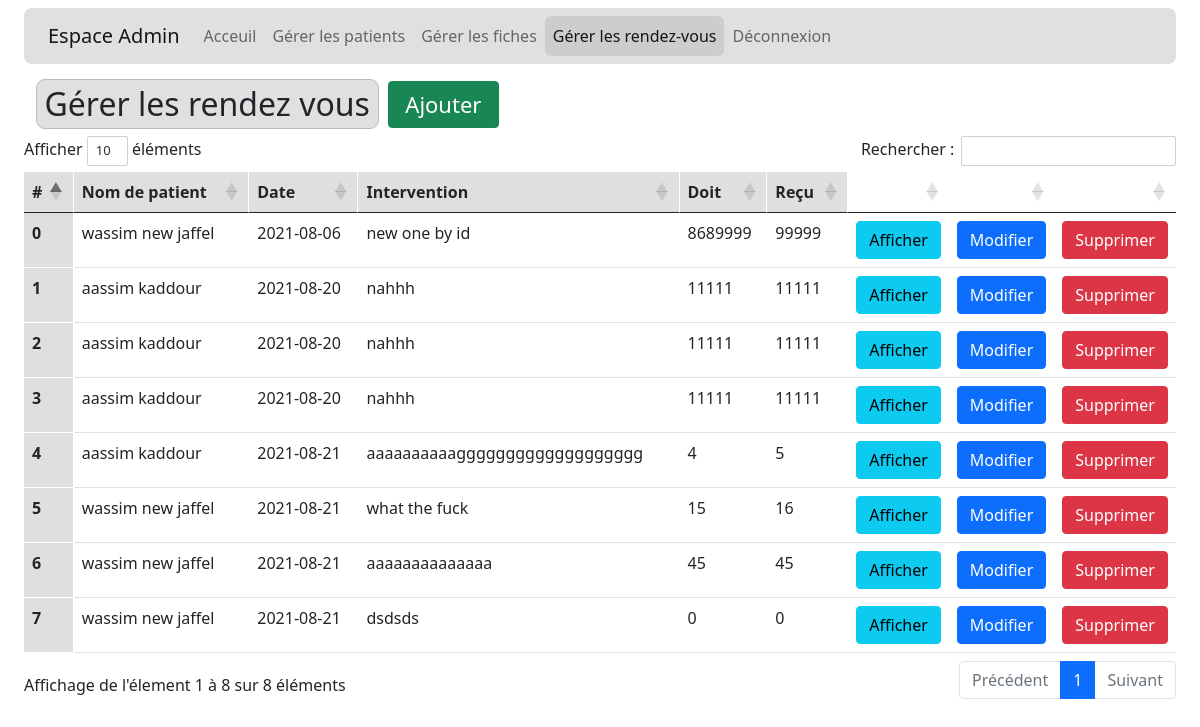
Page /manage_appointment/index.php (signed in) on the committed database.
### tables this page shows
CREATE TABLE `rendez_vous` (
  `id` int(11) NOT NULL,
  `id_patient` int(11) NOT NULL,
  `date` date DEFAULT NULL,
  `intervention` varchar(45) DEFAULT NULL,
  `doit` int(11) NOT NULL,
  `recu` int(11) DEFAULT NULL
);

CREATE TABLE `patient` (
  `id` int(11) NOT NULL,
  `nom` varchar(45) NOT NULL,
  `prenom` varchar(45) NOT NULL,
  `date_de_naissance` date NOT NULL,
  `adresse` varchar(45) DEFAULT NULL,
  `tel` varchar(45) DEFAULT NULL,
  `profession` varchar(45) DEFAULT NULL
);

### src/services/appointment_service.php (called while the page is built, shortened)
<?php
include($_SERVER["DOCUMENT_ROOT"]."/src/models/appointment.php");
class appointment_service
{
    protected $_db;
    public function __construct(PDO $db)
    {
        $this->_db = $db;
    }
    public function getAll()
    {
        include("patient_service.php");
        $patient_service = new patient_service($this->_db);
        $sql="SELECT * FROM `rendez_vous`";
        $result = $this->_db->query($sql);
        $appointments = [];
        while($donneee=$result->fetch()){
            $patient = $patient_service->getById($donneee['id_patient']);
            $_appointment = new appointment($donneee['id'],$patient,$donneee['date'],$donneee['intervention'],$donneee['doit'],$donneee['recu']);
            array_push($appointments,$_appointment);
        }
        return $appointments;
    }
}

### src/services/patient_service.php (called while the page is built, shortened)
<?php
include($_SERVER["DOCUMENT_ROOT"]."/src/models/patient.php");
class patient_service
{
    protected $_db;
    public function __construct(PDO $db)
    {
        $this->_db = $db;
    }
    public function getById($id)
    {
        $sql="SELECT * FROM patient WHERE id=$id";
        $result = $this->_db->query($sql);
        while($donneee=$result->fetch()){
            $_patient = new patient($donneee['id'],$donneee['nom'],$donneee['prenom'],$donneee['date_de_naissance'],$donneee['adresse'],$donneee['tel'],$donneee['profession']);
        }
        return $_patient;
    }
}

### src/models/appointment.php (called while the page is built, shortened)
<?php
class appointment
{
    protected $id;
    protected $patient;
    protected $date;
    protected $intervention;
    protected $doit;
    protected $recu;
    public function __construct($id, $patient, $date,$intervention,$doit,$recu)
    {
       $this->id = $id;
       $this->patient = $patient;
       $this->date = $date;
       $this->intervention = $intervention;
       $this->doit = $doit;
       $this->recu = $recu;
    }
    public function getId()
    {
        return $this->id;
    }
    public function getpatient()
    {
        return $this->patient;
    }
    public function getDate()
    {
        return $this->date;
    }
    public function getIntervention()
    {
        return $this->intervention;
    }
    public function getDoit()
    {
        return $this->doit;
    }
    public function getRecu()
    {
        return $this->recu;
    }
}
?>

### src/models/patient.php (called while the page is built, shortened)
<?php
class patient
{
    protected $first_name;
    protected $last_name;
    public function __construct($id, $first_name, $last_name,$anniversary,$address,$tel,$work)
    {
       $this->first_name = $first_name;
       $this->last_name = $last_name;
    }
    public function getFirst_name()
    {
        return $this->first_name;
    }
    public function getLast_name()
    {
        return $this->last_name;
    }
}
?>

### manage_appointment/index.php (the view, shortened to what this page needs)
<?php
include("../src/services/appointment_service.php");
include('../db/config.php');
?>
<!DOCTYPE html>
<html lang="fr">
<head>
    <link href="https://cdn.jsdelivr.net/npm/bootstrap@5.1.0/dist/css/bootstrap.min.css" rel="stylesheet"
>
    <link href="../assets/style.css" rel="stylesheet">
    <link href="https://cdn.datatables.net/1.10.25/css/dataTables.bootstrap5.min.css" rel="stylesheet"
>
</head>
<body>
    <nav class="navbar navbar-light " aria-label="First navbar example">
        <div class="container-fluid">
            <div class="row" style="width: 100%;margin: auto;">
                <div class="col-md-12 col-lg-12">
                    <nav class="navbar navbar-expand-lg navbar-light bg-light" style="
    background-color: #d6d6d6bf !important;
    border-radius: 8px;
">
                        <div class="container-fluid">
                            <a class="navbar-brand" href="/">Espace Admin</a>
                            <div class="collapse navbar-collapse" id="navbarSupportedContent">
                                <ul class="navbar-nav me-auto mb-2 mb-lg-0">
                                    <li class="nav-item">
                                        <a class="nav-link" aria-current="page" href="/">Acceuil</a>
                                    </li>
                                    <li class="nav-item">
                                        <a class="nav-link " href="/manage_patient/">Gérer les patients</a>
                                    </li>
                                    <li class="nav-item">
                                        <a class="nav-link" href="/manage_fiche/">Gérer les fiches</a>
                                    </li>
                                    <li class="nav-item">
                                        <a class="nav-link active" href="/manage_appointment/">Gérer les rendez-vous</a>
                                    </li>
                                    <li class="nav-item">
                                        <a class="nav-link" href="/logout.php">Déconnexion</a>
                                    </li>
                                </ul>
                            </div>
                        </div>
                    </nav>
                </div>
            </div>
        </div>
    </nav>
    <div class="row" style="width: 98%;margin: auto;">
        <div class="col-md-12 col-lg-12">
            <div class="row" style="width: 98%;margin: auto;">
                <h2
                    style="width: fit-content;margin-bottom: 7px;margin-top: 7px;background-color: #e0e0e0;padding: 5px 8px;border-radius: 9px;border: 1px solid #bababa;float: left;">
                    Gérer les rendez vous</h2>
                <a href="add_appointment.php" class="btn btn-success"
                    style="width: 111px;float: right;height: fit-content;font-size: 22px;margin-left: 11px;margin: auto 9px;">Ajouter</a>
            </div>
            <table id="appointmentTable" class="table" style=" margin-top: 37px; ">
                <thead>
                    <tr>
                        <th scope="col">#</th>
                        <th scope="col">Nom de patient</th>
                        <th scope="col">Date</th>
                        <th scope="col">Intervention</th>
                        <th scope="col">Doit</th>
                        <th scope="col">Reçu</th>
                        <th scope="col" style="width: 5%;"></th>
                        <th scope="col" style="width: 5%;"></th>
                        <th scope="col" style="width: 5%;"></th>
                    </tr>
                </thead>
                <tbody>
                    <?php $appointment_service = new appointment_service($db);
            $list_appointment = $appointment_service->getAll();
            for ($i=0; $i < count($list_appointment); $i++) {
            ?>
                    <tr>
                        <th scope="row"><?php echo $i; ?></th>
                        <td><?php print($list_appointment[$i]->getpatient()->getFirst_name().' '.$list_appointment[$i]->getpatient()->getLast_name()); ?>
                        </td>
                        <td><?php echo $list_appointment[$i]->getDate(); ?></td>
                        <td><?php echo $list_appointment[$i]->getIntervention(); ?></td>
                        <td><?php echo $list_appointment[$i]->getDoit(); ?></td>
                        <td><?php echo $list_appointment[$i]->getRecu(); ?></td>
                        <td><a href="./appointment.php?id=<?php echo $list_appointment[$i]->getId(); ?>"
                                class="btn btn-info">Afficher</a></td>
                        <td><a href="edit_appointment.php?id=<?php echo $list_appointment[$i]->getId(); ?>"
                                class="btn btn-primary">Modifier</a></td>
                        <td><a href="delete_appointment_action.php?id=<?php echo $list_appointment[$i]->getId(); ?>"
                                class="btn btn-danger">Supprimer</a></td>
                    </tr>
                    <?php
                      }
                    ?>
                </tbody>
            </table>
        </div>
    </div>
</body>
</html>

### assets/style.css (style rules this page uses)
.navbar-light .navbar-nav .nav-link.active, .navbar-light .navbar-nav .show > .nav-link { background-color: #cdcdcd !important; border-radius: 6px; }
tr > th:nth-child(-n + 6) { background-color: #dfdfdf; border-right: 1px solid #ffffff; border-bottom: 1px solid #ffffff; }

### rows in the picture
rendez_vous: id_patient.nom "wassim new", id_patient.prenom "jaffel", date "2021-08-06", intervention "new one by id", doit "8689999", recu "99999"
rendez_vous: id_patient.nom "aassim", id_patient.prenom "kaddour", date "2021-08-20", intervention "nahhh", doit "11111", recu "11111"
rendez_vous: id_patient.nom "aassim", id_patient.prenom "kaddour", date "2021-08-20", intervention "nahhh", doit "11111", recu "11111"
rendez_vous: id_patient.nom "aassim", id_patient.prenom "kaddour", date "2021-08-20", intervention "nahhh", doit "11111", recu "11111"
rendez_vous: id_patient.nom "aassim", id_patient.prenom "kaddour", date "2021-08-21", intervention "aaaaaaaaaaggggggggggggggggggg", doit "4", recu "5"
rendez_vous: id_patient.nom "wassim new", id_patient.prenom "jaffel", date "2021-08-21", intervention "what the fuck", doit "15", recu "16"
rendez_vous: id_patient.nom "wassim new", id_patient.prenom "jaffel", date "2021-08-21", intervention "aaaaaaaaaaaaaa", doit "45", recu "45"
rendez_vous: id_patient.nom "wassim new", id_patient.prenom "jaffel", date "2021-08-21", intervention "dsdsds", doit "0", recu "0"
